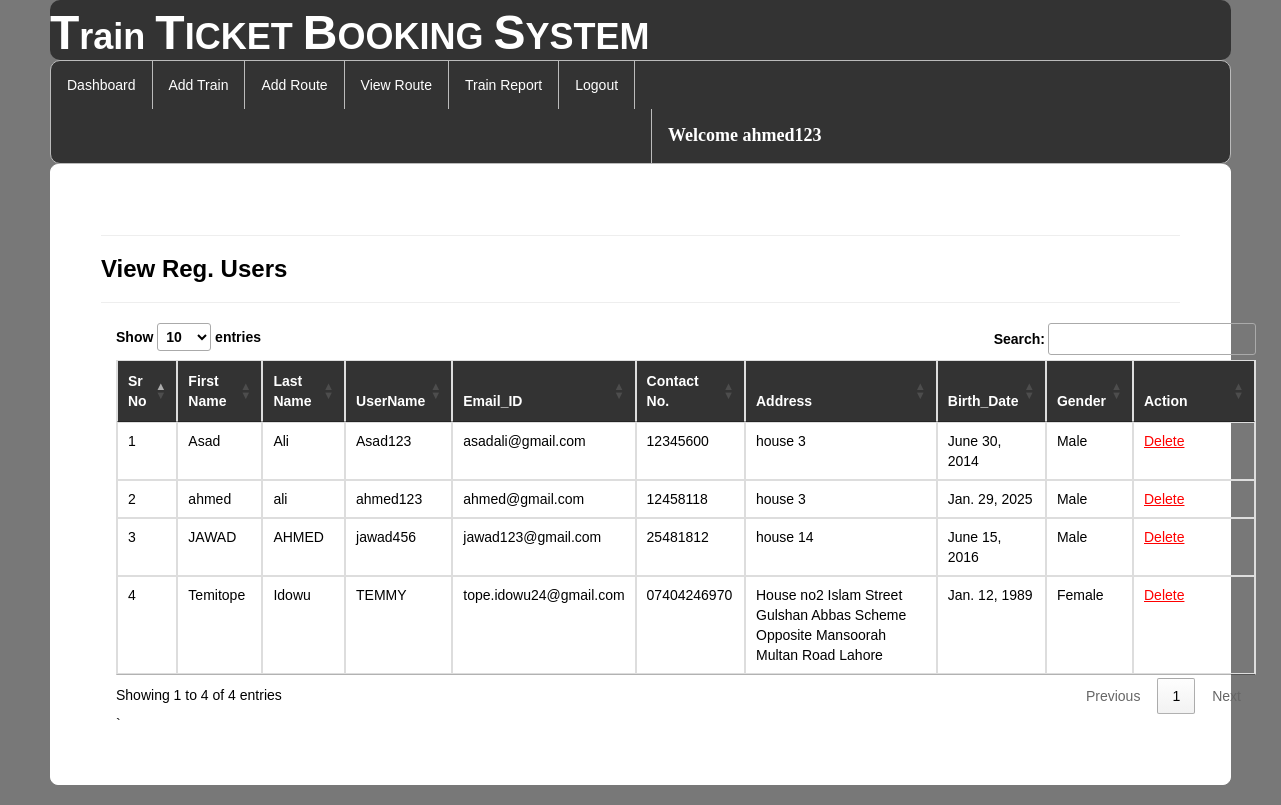
Screenshot of /view_regusers/ (signed in) with the database file from the repository.
### railway/models.py (models this page shows, shortened)
class Register(models.Model):
    user = models.ForeignKey(User, on_delete=models.CASCADE, null=True)
    mobile = models.CharField(max_length=10, null=True)
    add = models.CharField(max_length=100, null=True)
    dob = models.DateField(null=True)
    gender = models.CharField(max_length=10, null=True)

### railway/views.py (the view)
# urls.py: path('view_regusers/', view_regusers, name="view_regusers"),
@login_required(login_url='login_customer')
def view_regusers(request):
    data = Register.objects.filter(user__is_staff=False)
    return render(request, "view_regusers.html", {'data': data})

### templates/view_regusers.html (shortened to what this page needs)
{% extends 'navigation3.html' %}
{% load static %}
{% block b %}
<div style="color:Black;border:1px solid white;border-radius:8px;background-color:white;padding:50px">
<hr><h3><strong>View Reg. Users</strong></h3><hr>
    <div class="container">
<table class="noteCard table table-bordered" id="myTable">
  <thead style="color:white;background-color:#333">
  <tr>
    <th>Sr No</th>
    <th>First Name</th>
      <th>Last Name</th>
      <th>UserName</th>
    <th>Email_ID</th>
    <th>Contact No.</th>
       <th>Address</th>
    <th>Birth_Date</th>
    <th>Gender</th>
    <th>Action</th>
  </tr>
  </thead>
   <tbody>
    {% for i in data %}
  <tr>
    <td>{{forloop.counter}}</td>
    <td>{{i.user.first_name}}</td>
    <td>{{i.user.last_name}}</td>
    <td>{{i.user.username}}</td>
      <td>{{i.user.email}}</td>
      <td>{{i.mobile}}</td>
      <td>{{i.add}}</td>
      <td>{{i.dob}}</td>
      <td>{{i.gender}}</td>
    <td style="width:100px">
   <a href="{% url 'delete_user' i.user.id %}" onclick="return confirm('Do you really want to Delete ?');" style="color:red"><u>Delete</u></a></td>
  </tr>
    {% endfor %}
    </tbody>
</table>`
 </div>
</div>
{% endblock %}

### templates/navigation3.html (shortened to what this page needs)
{% extends 'head.html' %}
{% load static %}
{% block body %}
<link rel = stylesheet href = "//cdn.datatables.net/1.10.19/css/jquery.dataTables.min.css">
<ul class="id2">
  <li id="id1"><a href="{% url 'admindashboard' %}">Dashboard</a></li>
  <li id="id1"><a href="{% url 'add_train' %}">Add Train</a></li>
  <li id="id1"><a href="{% url 'add_route' %}">Add Route</a></li>
  <li id="id1"><a href="{% url 'availableroute' %}">View Route</a></li>
  <li id="id1"><a href="{% url 'view_train'%}">Train Report</a></li>
  <li id="id1"><a href="{% url 'log_out' %}">Logout</a></li>
      <li id="id2" style="margin-left:600px"><a href="" style="color:white"><strong style="font-size:18px;font-family:cursive">Welcome {{request.user.username}}</strong></a></li>
</ul>
{% block b %}
{% endblock %}
{% endblock %}

### templates/navigation3.html (style rules this page uses)
.id2 { list-style-type: none; margin: 0; padding: 0; overflow: hidden; background-color: #333; border-radius:10px; border:1px solid #bbb; }
#id1 { float: left; border-right:1px solid #bbb; }
#id2 { float: left; border-left:1px solid #bbb; }
li:last-child { border-right: none; }
li a { display: block; color: white; text-align: center; padding: 14px 16px; text-decoration: none; }
body { font-family: Arial, Helvetica, sans-serif; }

### rows the page displays
Register: user.first_name "Asad", user.last_name "Ali", user.username "Asad123", user.email "asadali@gmail.com", mobile "12345600", add "house 3", dob "June 30, 2014", gender "Male"
Register: user.first_name "ahmed", user.last_name "ali", user.username "ahmed123", user.email "ahmed@gmail.com", mobile "12458118", add "house 3", dob "Jan. 29, 2025", gender "Male"
Register: user.first_name "JAWAD", user.last_name "AHMED", user.username "jawad456", user.email "jawad123@gmail.com", mobile "25481812", add "house 14", dob "June 15, 2016", gender "Male"
Register: user.first_name "Temitope", user.last_name "Idowu", user.username "TEMMY", user.email "tope.idowu24@gmail.com", mobile "07404246970", add "House no2 Islam Street Gulshan Abbas Scheme Opposite Mansoorah Multan Road Lahore", dob "Jan. 12, 1989", gender "Female"

### other values shown
{{ request.user.username }} "ahmed123"
